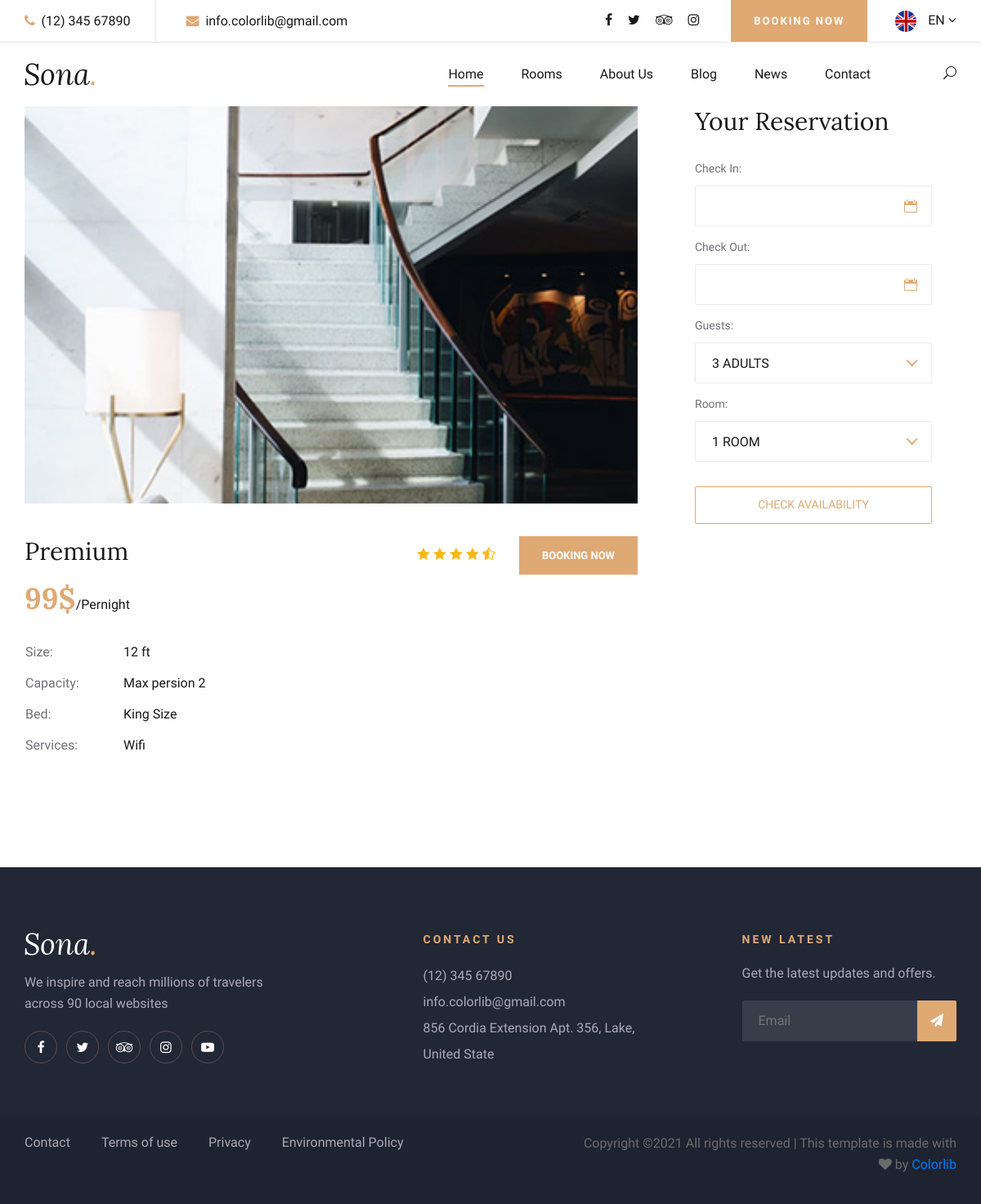
The page /habitacion-tipo-premium on the database its author committed.
### tables this page shows
CREATE TABLE IF NOT EXISTS categiriaHabitacion(
    Id_Categoria INT AUTO_INCREMENT PRIMARY KEY,
    tipo VARCHAR(75),
    imagen VARCHAR(100),
    imagen_room VARCHAR(100),
    tamaño INT(4),
    precio INT(5),
    capacidad INT(2),
    tipo_cama VARCHAR(50),
    direccion VARCHAR(100),
    fecha timestamp
);

### controladores/categorias.controlador.php (called while the page is built, shortened)
<?php
    class CategoriasController{
        Public function ctrUrlCategorias(){
            $tabla = "categiriahabitacion";
            $respuesta  = CategoriasModel::mdlUrlCategorias($tabla);
            return $respuesta;
        }
    }

### models/conexion.php (called while the page is built)
<?php
class Conexion{
    static public function conectar() {
        $servername ="localhost";
        $dbname="hotel";
        $username = "root";
        $password = "";
        $conexion = new PDO("mysql:host=$servername;dbname=$dbname", $username, $password);
        $conexion->exec("set names utf8");
        return $conexion;
    }
}

### models/Categorias.model.php (called while the page is built, shortened)
<?php
    require_once('conexion.php');
    class CategoriasModel{
        Public static function mdlUrlCategorias($tabla){
            $sentencia = Conexion::conectar()->prepare("SELECT * FROM $tabla");
            $sentencia ->execute();
            $categorias = $sentencia->fetchAll();
            return $categorias;
        }
    }

### controladores/plantilla.controlador.php (called while the page is built)
<?php
    class controladorPlantilla{
        Public function ctrPlantilla(){
            include('views/plantilla.php');
        }
    }

### index.php (called while the page is built, shortened)
<?php
require_once('controladores/plantilla.controlador.php');
require_once('controladores/categorias.controlador.php');
require_once('controladores/serviciosHabitacion.controlador.php');
require_once('controladores/servicios.controlador.php');
require_once('controladores/serviciosHotel.controlador.php');
require_once('models/Categorias.model.php');
require_once('models/serviciosHabitacion.model.php');
require_once('models/servicios.model.php');
$plantilla = new controladorPlantilla();
$plantilla->ctrPlantilla();

### models/serviciosHabitacion.model.php (called while the page is built, shortened)
<?php
    require_once('conexion.php');
    class serviciosHabitacionModel{
        Public static function mdlMostrarServiciosHabitacion($tabla,$id_categoria){
            $conexion = Conexion::conectar();
            $sql ="SELECT * FROM $tabla WHERE id_categoria = :id_categoria";
            $sentencia = $conexion->prepare($sql);
            $sentencia->bindValue(':id_categoria',$id_categoria);
            $sentencia->execute();
            $servicios = $sentencia->fetchAll();
            return $servicios;
        }
    }

### controladores/serviciosHabitacion.controlador.php (called while the page is built)
<?php
    class serviciosHabitacionController{
        Public function ctrMostrarServiciosHabitacion($id_categoria){
            $tabla = "servicioshabitacion";
            $respuesta  = serviciosHabitacionModel::mdlMostrarServiciosHabitacion($tabla,$id_categoria);
            return $respuesta;
        }
    }

### models/servicios.model.php (called while the page is built)
<?php
    require_once('conexion.php');
    class serviciosModel{
        Public static function mdlMostrarServicios($tabla,$id_servicio){
            $conexion = Conexion::conectar();
            $sql ="SELECT * FROM $tabla WHERE id_servicio = :id_servicio";
            $sentencia = $conexion->prepare($sql);
            $sentencia->bindValue(':id_servicio',$id_servicio);
            $sentencia->execute();
            $servicios = $sentencia->fetch();
            return $servicios;
        }
    }

### controladores/servicios.controlador.php (called while the page is built)
<?php
    class serviciosController{
        Public function ctrSacarServicio($id){
            $tabla = "servicios";
            $respuesta  = serviciosModel::mdlMostrarServicios($tabla,$id);
            return $respuesta;
        }
    }

### views/modulos/room-details.php (the view, shortened to what this page needs)
<section class="room-details-section spad">
    <div class="container">
        <div class="row">
            <div class="col-lg-8">
                <div class="room-details-item">
                    <img src="<?= $habitacion['imagen_room'] ?>" width="100%">
                    <div class="rd-text">
                        <div class="rd-title">
                            <h3><?= $habitacion['tipo'] ?></h3>
                            <div class="rdt-right">
                                <div class="rating">
                                    <i class="icon_star"></i>
                                    <i class="icon_star"></i>
                                    <i class="icon_star"></i>
                                    <i class="icon_star"></i>
                                    <i class="icon_star-half_alt"></i>
                                </div>
                                <a href="#">Booking Now</a>
                            </div>
                        </div>
                        <h2><?= $habitacion['precio'] ?>$<span>/Pernight</span></h2>
                        <table>
                            <tbody>
                                <tr>
                                    <td class="r-o">Size:</td>
                                    <td><?= $habitacion['tamaño'] ?> ft</td>
                                </tr>
                                <tr>
                                    <td class="r-o">Capacity:</td>
                                    <td>Max persion <?= $habitacion['capacidad'] ?></td>
                                </tr>
                                <tr>
                                    <td class="r-o">Bed:</td>
                                    <td><?= $habitacion['tipo_cama'] ?></td>
                                </tr>
                                <tr>
                                    <td class="r-o">Services:</td>
                                    <?php
                                    $serviciosHabitaciones = new serviciosHabitacionController();
                                    $servicios2 = $serviciosHabitaciones->ctrMostrarServiciosHabitacion($habitacion['Id_Categoria']);
                                    $servicio = new ServiciosController();
                                    $mostrar = '';
                                    foreach ($servicios2 as $valor2) {
                                        $servicios = $servicio->ctrSacarServicio($valor2['id_servicio']);
                                        $mostrar .= $servicios['servicio'];
                                    }
                                    ?>
                                    <td><?= $mostrar ?></td>
                                </tr>
                            </tbody>
                        </table>
                    </div>
                </div>
            </div>
            <div class="col-lg-4">
                <div class="room-booking">
                    <h3>Your Reservation</h3>
                    <form action="#">
                        <div class="check-date">
                            <label for="date-in">Check In:</label>
                            <input type="text" class="date-input" id="date-in">
                            <i class="icon_calendar"></i>
                        </div>
                        <div class="check-date">
                            <label for="date-out">Check Out:</label>
                            <input type="text" class="date-input" id="date-out">
                            <i class="icon_calendar"></i>
                        </div>
                        <div class="select-option">
                            <label for="guest">Guests:</label>
                        </div>
                        <div class="select-option">
                            <label for="room">Room:</label>
                        </div>
                        <button type="submit">Check Availability</button>
                    </form>
                </div>
            </div>
        </div>
    </div>
</section>

### views/plantilla.php (shortened to what this page needs)
<?php include_once('modulos/header.php') ?>
<?php
$habitaciones= new CategoriasController();
$direcciones = $habitaciones->ctrURLCategorias();
if (isset($_GET['ruta'])) {
    if (
        $_GET['ruta'] == 'inicio' ||
        $_GET['ruta'] == 'Rooms' ||
        $_GET['ruta'] == 'about' ||
        $_GET['ruta'] == 'pages' ||
        $_GET['ruta'] == 'news' ||
        $_GET['ruta'] == 'contact'
    ) {
        include('modulos/' . $_GET['ruta'] . '.php');
    } else {
        foreach ($direcciones as $direccion) {
            if ($_GET['ruta'] == $direccion['direccion']) {
                $habitacion = $direccion;
                include('modulos/room-details.php');
            }
        }
    }
} else {
    include('modulos/inicio.php');
}
?>
<?php require_once('modulos/footer.php') ?>

### views/css/style.css (style rules this page uses)
html, body { height: 100%; font-family: "Cabin", sans-serif; -webkit-font-smoothing: antialiased; font-smoothing: antialiased; }
h1, h2, h3, h4, h5, h6 { margin: 0; color: #111111; font-weight: 400; font-family: "Lora", serif; }
h2 { font-size: 36px; }
h3 { font-size: 30px; }
img { max-width: 100%; }
.spad { padding-top: 100px; padding-bottom: 100px; }
.room-details-section { padding-top: 0; padding-bottom: 80px; }
.room-details-item { margin-bottom: 50px; }
.room-details-item img { margin-bottom: 40px; }
.room-details-item .rd-text .rd-title { overflow: hidden; margin-bottom: 8px; }
.room-details-item .rd-text .rd-title h3 { color: #19191a; float: left; }
.room-details-item .rd-text .rd-title .rdt-right { float: right; text-align: right; }
.room-details-item .rd-text .rd-title .rdt-right .rating { display: inline-block; margin-right: 25px; margin-bottom: 10px; }
.room-details-item .rd-text .rd-title .rdt-right .rating i { color: #f5b917; }
.room-details-item .rd-text .rd-title .rdt-right a { display: inline-block; color: #ffffff; font-size: 13px; text-transform: uppercase; font-weight: 700; background: #dfa974; padding: 14px 28px 13px; }
.room-details-item .rd-text h2 { color: #dfa974; font-weight: 700; margin-bottom: 25px; }
.room-details-item .rd-text h2 span { font-family: "Cabin", sans-serif; font-size: 16px; font-weight: 400; color: #19191a; }
.room-details-item .rd-text table { margin-bottom: 32px; }
.room-details-item .rd-text table tbody tr td { font-size: 16px; color: #19191a; line-height: 36px; }
.room-details-item .rd-text table tbody tr td.r-o { width: 120px; color: #707079; }
.room-booking { padding: 0 30px 0 40px; }
.room-booking h3 { color: #19191a; margin-bottom: 30px; }
.room-booking form .check-date { position: relative; margin-bottom: 15px; }
.room-booking form .check-date label { font-size: 14px; color: #707079; display: block; margin-bottom: 10px; }
.room-booking form .check-date input { width: 100%; height: 50px; border: 1px solid #ebebeb; border-radius: 2px; font-size: 16px; color: #19191a; text-transform: uppercase; font-weight: 500; padding-left: 20px; }
.room-booking form .check-date i { color: #dfa974; position: absolute; right: 18px; bottom: 17px; }
.room-booking form .select-option { margin-bottom: 15px; }
.room-booking form .select-option label { font-size: 14px; color: #707079; display: block; margin-bottom: 10px; }
.room-booking form button { display: block; font-size: 14px; text-transform: uppercase; border: 1px solid #dfa974; border-radius: 2px; color: #dfa974; font-weight: 500; background: transparent; width: 100%; height: 46px; margin-top: 30px; }
@media only screen and (min-width: 1200px) { .container { max-width: 1170px; } }

### rows shown on the page
categiriahabitacion: imagen_room (picture), tipo "Premium", precio "99", tamaño "12", capacidad "2", tipo_cama "King Size", mostrar "Wifi"
